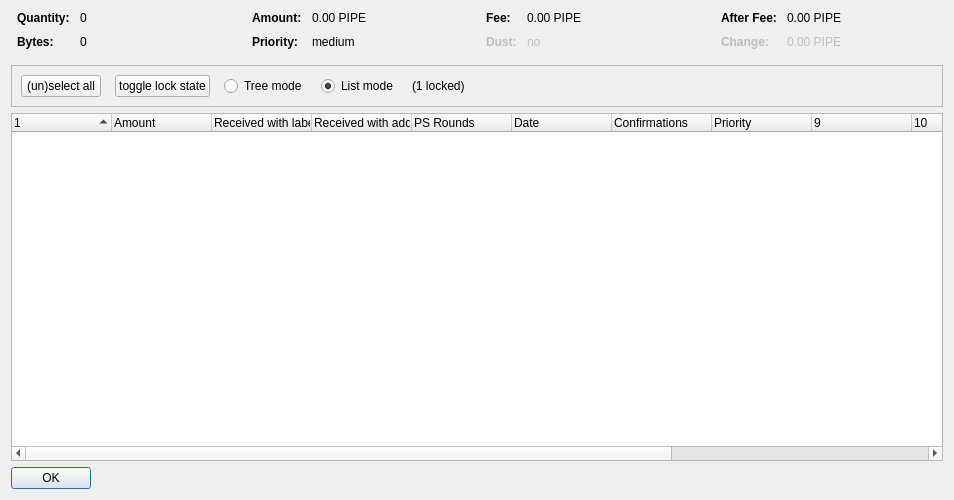
<?xml version="1.0" encoding="UTF-8"?>
<ui version="4.0">
 <class>CoinControlDialog</class>
 <widget class="QDialog" name="CoinControlDialog">
  <property name="geometry">
   <rect>
    <x>0</x>
    <y>0</y>
    <width>954</width>
    <height>500</height>
   </rect>
  </property>
  <property name="windowTitle">
   <string>Coin Selection</string>
  </property>
  <layout class="QVBoxLayout" name="verticalLayout">
   <item>
    <layout class="QHBoxLayout" name="horizontalLayoutTop" stretch="0,0,0,0">
     <property name="topMargin">
      <number>0</number>
     </property>
     <property name="bottomMargin">
      <number>10</number>
     </property>
     <item>
      <layout class="QFormLayout" name="formLayoutCoinControl1">
       <property name="horizontalSpacing">
        <number>10</number>
       </property>
       <property name="verticalSpacing">
        <number>10</number>
       </property>
       <property name="leftMargin">
        <number>6</number>
       </property>
       <property name="rightMargin">
        <number>6</number>
       </property>
       <item row="0" column="0">
        <widget class="QLabel" name="labelCoinControlQuantityText">
         <property name="font">
          <font>
           <weight>75</weight>
           <bold>true</bold>
          </font>
         </property>
         <property name="text">
          <string>Quantity:</string>
         </property>
        </widget>
       </item>
       <item row="0" column="1">
        <widget class="QLabel" name="labelCoinControlQuantity">
         <property name="cursor">
          <cursorShape>IBeamCursor</cursorShape>
         </property>
         <property name="contextMenuPolicy">
          <enum>Qt::ActionsContextMenu</enum>
         </property>
         <property name="text">
          <string notr="true">0</string>
         </property>
         <property name="textInteractionFlags">
          <set>Qt::LinksAccessibleByMouse|Qt::TextSelectableByKeyboard|Qt::TextSelectableByMouse</set>
         </property>
        </widget>
       </item>
       <item row="1" column="0">
        <widget class="QLabel" name="labelCoinControlBytesText">
         <property name="font">
          <font>
           <weight>75</weight>
           <bold>true</bold>
          </font>
         </property>
         <property name="text">
          <string>Bytes:</string>
         </property>
        </widget>
       </item>
       <item row="1" column="1">
        <widget class="QLabel" name="labelCoinControlBytes">
         <property name="cursor">
          <cursorShape>IBeamCursor</cursorShape>
         </property>
         <property name="contextMenuPolicy">
          <enum>Qt::ActionsContextMenu</enum>
         </property>
         <property name="text">
          <string notr="true">0</string>
         </property>
         <property name="textInteractionFlags">
          <set>Qt::LinksAccessibleByMouse|Qt::TextSelectableByKeyboard|Qt::TextSelectableByMouse</set>
         </property>
        </widget>
       </item>
      </layout>
     </item>
     <item>
      <layout class="QFormLayout" name="formLayoutCoinControl2">
       <property name="horizontalSpacing">
        <number>10</number>
       </property>
       <property name="verticalSpacing">
        <number>10</number>
       </property>
       <property name="leftMargin">
        <number>6</number>
       </property>
       <property name="rightMargin">
        <number>6</number>
       </property>
       <item row="0" column="0">
        <widget class="QLabel" name="labelCoinControlAmountText">
         <property name="font">
          <font>
           <weight>75</weight>
           <bold>true</bold>
          </font>
         </property>
         <property name="text">
          <string>Amount:</string>
         </property>
        </widget>
       </item>
       <item row="0" column="1">
        <widget class="QLabel" name="labelCoinControlAmount">
         <property name="cursor">
          <cursorShape>IBeamCursor</cursorShape>
         </property>
         <property name="contextMenuPolicy">
          <enum>Qt::ActionsContextMenu</enum>
         </property>
         <property name="text">
          <string notr="true">0.00 PIPE</string>
         </property>
         <property name="textInteractionFlags">
          <set>Qt::LinksAccessibleByMouse|Qt::TextSelectableByKeyboard|Qt::TextSelectableByMouse</set>
         </property>
        </widget>
       </item>
       <item row="1" column="0">
        <widget class="QLabel" name="labelCoinControlPriorityText">
         <property name="font">
          <font>
           <weight>75</weight>
           <bold>true</bold>
          </font>
         </property>
         <property name="text">
          <string>Priority:</string>
         </property>
        </widget>
       </item>
       <item row="1" column="1">
        <widget class="QLabel" name="labelCoinControlPriority">
         <property name="cursor">
          <cursorShape>IBeamCursor</cursorShape>
         </property>
         <property name="contextMenuPolicy">
          <enum>Qt::ActionsContextMenu</enum>
         </property>
         <property name="text">
          <string>medium</string>
         </property>
         <property name="textInteractionFlags">
          <set>Qt::LinksAccessibleByMouse|Qt::TextSelectableByKeyboard|Qt::TextSelectableByMouse</set>
         </property>
        </widget>
       </item>
      </layout>
     </item>
     <item>
      <layout class="QFormLayout" name="formLayoutCoinControl3">
       <property name="horizontalSpacing">
        <number>10</number>
       </property>
       <property name="verticalSpacing">
        <number>10</number>
       </property>
       <property name="leftMargin">
        <number>6</number>
       </property>
       <property name="rightMargin">
        <number>6</number>
       </property>
       <item row="0" column="0">
        <widget class="QLabel" name="labelCoinControlFeeText">
         <property name="font">
          <font>
           <weight>75</weight>
           <bold>true</bold>
          </font>
         </property>
         <property name="text">
          <string>Fee:</string>
         </property>
        </widget>
       </item>
       <item row="0" column="1">
        <widget class="QLabel" name="labelCoinControlFee">
         <property name="cursor">
          <cursorShape>IBeamCursor</cursorShape>
         </property>
         <property name="contextMenuPolicy">
          <enum>Qt::ActionsContextMenu</enum>
         </property>
         <property name="text">
          <string notr="true">0.00 PIPE</string>
         </property>
         <property name="textInteractionFlags">
          <set>Qt::LinksAccessibleByMouse|Qt::TextSelectableByKeyboard|Qt::TextSelectableByMouse</set>
         </property>
        </widget>
       </item>
       <item row="1" column="0">
        <widget class="QLabel" name="labelCoinControlLowOutputText">
         <property name="enabled">
          <bool>false</bool>
         </property>
         <property name="font">
          <font>
           <weight>75</weight>
           <bold>true</bold>
          </font>
         </property>
         <property name="text">
          <string>Dust:</string>
         </property>
        </widget>
       </item>
       <item row="1" column="1">
        <widget class="QLabel" name="labelCoinControlLowOutput">
         <property name="enabled">
          <bool>false</bool>
         </property>
         <property name="cursor">
          <cursorShape>IBeamCursor</cursorShape>
         </property>
         <property name="contextMenuPolicy">
          <enum>Qt::ActionsContextMenu</enum>
         </property>
         <property name="text">
          <string>no</string>
         </property>
         <property name="textInteractionFlags">
          <set>Qt::LinksAccessibleByMouse|Qt::TextSelectableByKeyboard|Qt::TextSelectableByMouse</set>
         </property>
        </widget>
       </item>
      </layout>
     </item>
     <item>
      <layout class="QFormLayout" name="formLayoutCoinControl4">
       <property name="horizontalSpacing">
        <number>10</number>
       </property>
       <property name="verticalSpacing">
        <number>10</number>
       </property>
       <property name="leftMargin">
        <number>6</number>
       </property>
       <property name="rightMargin">
        <number>6</number>
       </property>
       <item row="0" column="0">
        <widget class="QLabel" name="labelCoinControlAfterFeeText">
         <property name="font">
          <font>
           <weight>75</weight>
           <bold>true</bold>
          </font>
         </property>
         <property name="text">
          <string>After Fee:</string>
         </property>
        </widget>
       </item>
       <item row="0" column="1">
        <widget class="QLabel" name="labelCoinControlAfterFee">
         <property name="cursor">
          <cursorShape>IBeamCursor</cursorShape>
         </property>
         <property name="contextMenuPolicy">
          <enum>Qt::ActionsContextMenu</enum>
         </property>
         <property name="text">
          <string notr="true">0.00 PIPE</string>
         </property>
         <property name="textInteractionFlags">
          <set>Qt::LinksAccessibleByMouse|Qt::TextSelectableByKeyboard|Qt::TextSelectableByMouse</set>
         </property>
        </widget>
       </item>
       <item row="1" column="0">
        <widget class="QLabel" name="labelCoinControlChangeText">
         <property name="enabled">
          <bool>false</bool>
         </property>
         <property name="font">
          <font>
           <weight>75</weight>
           <bold>true</bold>
          </font>
         </property>
         <property name="text">
          <string>Change:</string>
         </property>
        </widget>
       </item>
       <item row="1" column="1">
        <widget class="QLabel" name="labelCoinControlChange">
         <property name="enabled">
          <bool>false</bool>
         </property>
         <property name="cursor">
          <cursorShape>IBeamCursor</cursorShape>
         </property>
         <property name="contextMenuPolicy">
          <enum>Qt::ActionsContextMenu</enum>
         </property>
         <property name="text">
          <string notr="true">0.00 PIPE</string>
         </property>
         <property name="textInteractionFlags">
          <set>Qt::LinksAccessibleByMouse|Qt::TextSelectableByKeyboard|Qt::TextSelectableByMouse</set>
         </property>
        </widget>
       </item>
      </layout>
     </item>
    </layout>
   </item>
   <item>
    <widget class="QFrame" name="frame">
     <property name="minimumSize">
      <size>
       <width>0</width>
       <height>40</height>
      </size>
     </property>
     <property name="frameShape">
      <enum>QFrame::StyledPanel</enum>
     </property>
     <property name="frameShadow">
      <enum>QFrame::Sunken</enum>
     </property>
     <layout class="QHBoxLayout" name="horizontalLayout">
      <item>
       <layout class="QHBoxLayout" name="horizontalLayoutPanel" stretch="0,0,0,0,0,0">
        <property name="spacing">
         <number>14</number>
        </property>
        <item>
         <widget class="QPushButton" name="pushButtonSelectAll">
          <property name="sizePolicy">
           <sizepolicy hsizetype="Maximum" vsizetype="Fixed">
            <horstretch>0</horstretch>
            <verstretch>0</verstretch>
           </sizepolicy>
          </property>
          <property name="text">
           <string>(un)select all</string>
          </property>
          <property name="autoDefault">
           <bool>false</bool>
          </property>
         </widget>
        </item>
        <item>
         <widget class="QPushButton" name="pushButtonToggleLock">
          <property name="sizePolicy">
           <sizepolicy hsizetype="Maximum" vsizetype="Fixed">
            <horstretch>0</horstretch>
            <verstretch>0</verstretch>
           </sizepolicy>
          </property>
          <property name="text">
           <string>toggle lock state</string>
          </property>
          <property name="autoDefault">
           <bool>false</bool>
          </property>
         </widget>
        </item>
        <item>
         <widget class="QRadioButton" name="radioTreeMode">
          <property name="sizePolicy">
           <sizepolicy hsizetype="Maximum" vsizetype="Fixed">
            <horstretch>0</horstretch>
            <verstretch>0</verstretch>
           </sizepolicy>
          </property>
          <property name="text">
           <string>Tree mode</string>
          </property>
         </widget>
        </item>
        <item>
         <widget class="QRadioButton" name="radioListMode">
          <property name="sizePolicy">
           <sizepolicy hsizetype="Maximum" vsizetype="Fixed">
            <horstretch>0</horstretch>
            <verstretch>0</verstretch>
           </sizepolicy>
          </property>
          <property name="text">
           <string>List mode</string>
          </property>
          <property name="checked">
           <bool>true</bool>
          </property>
         </widget>
        </item>
        <item>
         <widget class="QLabel" name="labelLocked">
          <property name="text">
           <string>(1 locked)</string>
          </property>
         </widget>
        </item>
        <item>
         <spacer name="horizontalSpacer">
          <property name="orientation">
           <enum>Qt::Horizontal</enum>
          </property>
          <property name="sizeHint" stdset="0">
           <size>
            <width>40</width>
            <height>20</height>
           </size>
          </property>
         </spacer>
        </item>
       </layout>
      </item>
     </layout>
    </widget>
   </item>
   <item>
    <widget class="CoinControlTreeWidget" name="treeWidget">
     <property name="contextMenuPolicy">
      <enum>Qt::CustomContextMenu</enum>
     </property>
     <property name="sortingEnabled">
      <bool>false</bool>
     </property>
     <property name="columnCount">
      <number>13</number>
     </property>
     <attribute name="headerShowSortIndicator" stdset="0">
      <bool>true</bool>
     </attribute>
     <attribute name="headerStretchLastSection">
      <bool>false</bool>
     </attribute>
     <column>
      <property name="text">
       <string/>
      </property>
     </column>
     <column>
      <property name="text">
       <string>Amount</string>
      </property>
     </column>
     <column>
      <property name="text">
       <string>Received with label</string>
      </property>
     </column>
     <column>
      <property name="text">
       <string>Received with address</string>
      </property>
     </column>
     <column>
      <property name="text">
       <string>PS Rounds</string>
      </property>
     </column>
     <column>
      <property name="text">
       <string>Date</string>
      </property>
     </column>
     <column>
      <property name="text">
       <string>Confirmations</string>
      </property>
      <property name="toolTip">
       <string>Confirmed</string>
      </property>
     </column>
     <column>
      <property name="text">
       <string>Priority</string>
      </property>
     </column>
     <column>
      <property name="text">
       <string/>
      </property>
     </column>
     <column>
      <property name="text">
       <string/>
      </property>
     </column>
     <column>
      <property name="text">
       <string/>
      </property>
     </column>
     <column>
      <property name="text">
       <string/>
      </property>
     </column>
     <column>
      <property name="text">
       <string/>
      </property>
     </column>
    </widget>
   </item>
   <item>
    <widget class="QDialogButtonBox" name="buttonBox">
     <property name="sizePolicy">
      <sizepolicy hsizetype="Maximum" vsizetype="Fixed">
       <horstretch>0</horstretch>
       <verstretch>0</verstretch>
      </sizepolicy>
     </property>
     <property name="orientation">
      <enum>Qt::Horizontal</enum>
     </property>
     <property name="standardButtons">
      <set>QDialogButtonBox::Ok</set>
     </property>
    </widget>
   </item>
  </layout>
 </widget>
 <customwidgets>
  <customwidget>
   <class>CoinControlTreeWidget</class>
   <extends>QTreeWidget</extends>
   <header>coincontroltreewidget.h</header>
  </customwidget>
 </customwidgets>
 <resources/>
 <connections/>
</ui>
